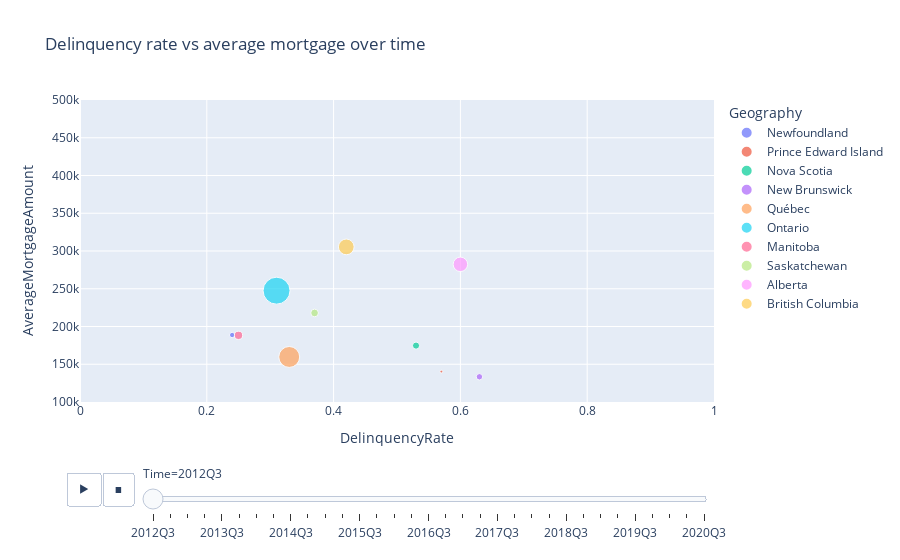

Notebook source saved alongside this figure:
### Code cell
region = data_pop_del_mort_df[data_pop_del_mort_df["Geography"]=="British Columbia"]
fig = px.scatter(data_frame=data_pop_del_mort_df,
          y = "AverageMortgageAmount",
          x = "DelinquencyRate",
          size= "PopulationSize",
          color= "Geography",
          animation_frame="Time",
           animation_group="Geography",
           title = "Delinquency rate vs average mortgage over time"
          )
fig.update_layout(yaxis_range=[100000,500000])
fig.update_layout(xaxis_range=[0,1])
fig.show()

### Figure 1 — Plotly figure (JSON) as saved in the notebook; plotly's stock layout.template omitted (floating-point values rounded to 4 significant figures)
{"data": [{"hovertemplate": "Geography=Newfoundland<br>Time=2012Q3<br>DelinquencyRate=%{x}<br>AverageMortgageAmount=%{y}<br>PopulationSize=%{marker.size}<extra></extra>", "ids": ["Newfoundland"], "legendgroup": "Newfoundland", "marker": {"color": "#636efa", "size": [526345], "sizemode": "area", "sizeref": 36840.0, "symbol": "circle"}, "mode": "markers", "name": "Newfoundland", "orientation": "v", "showlegend": true, "type": "scatter", "x": [0.24], "xaxis": "x", "y": [188732], "yaxis": "y"}, {"hovertemplate": "Geography=Prince Edward Island<br>Time=2012Q3<br>DelinquencyRate=%{x}<br>AverageMortgageAmount=%{y}<br>PopulationSize=%{marker.size}<extra></extra>", "ids": ["Prince Edward Island"], "legendgroup": "Prince Edward Island", "marker": {"color": "#EF553B", "size": [144530], "sizemode": "area", "sizeref": 36840.0, "symbol": "circle"}, "mode": "markers", "name": "Prince Edward Island", "orientation": "v", "showlegend": true, "type": "scatter", "x": [0.57], "xaxis": "x", "y": [140279], "yaxis": "y"}, {"hovertemplate": "Geography=Nova Scotia<br>Time=2012Q3<br>DelinquencyRate=%{x}<br>AverageMortgageAmount=%{y}<br>PopulationSize=%{marker.size}<extra></extra>", "ids": ["Nova Scotia"], "legendgroup": "Nova Scotia", "marker": {"color": "#00cc96", "size": [943635], "sizemode": "area", "sizeref": 36840.0, "symbol": "circle"}, "mode": "markers", "name": "Nova Scotia", "orientation": "v", "showlegend": true, "type": "scatter", "x": [0.53], "xaxis": "x", "y": [174688], "yaxis": "y"}, {"hovertemplate": "Geography=New Brunswick<br>Time=2012Q3<br>DelinquencyRate=%{x}<br>AverageMortgageAmount=%{y}<br>PopulationSize=%{marker.size}<extra></extra>", "ids": ["New Brunswick"], "legendgroup": "New Brunswick", "marker": {"color": "#ab63fa", "size": [758378], "sizemode": "area", "sizeref": 36840.0, "symbol": "circle"}, "mode": "markers", "name": "New Brunswick", "orientation": "v", "showlegend": true, "type": "scatter", "x": [0.63], "xaxis": "x", "y": [133390], "yaxis": "y"}, {"hovertemplate": "Geography=Québec<br>Time=2012Q3<br>DelinquencyRate=%{x}<br>AverageMortgageAmount=%{y}<br>PopulationSize=%{marker.size}<extra></extra>", "ids": ["Québec"], "legendgroup": "Québec", "marker": {"color": "#FFA15A", "size": [8061101], "sizemode": "area", "sizeref": 36840.0, "symbol": "circle"}, "mode": "markers", "name": "Québec", "orientation": "v", "showlegend": true, "type": "scatter", "x": [0.33], "xaxis": "x", "y": [159661], "yaxis": "y"}, {"hovertemplate": "Geography=Ontario<br>Time=2012Q3<br>DelinquencyRate=%{x}<br>AverageMortgageAmount=%{y}<br>PopulationSize=%{marker.size}<extra></extra>", "ids": ["Ontario"], "legendgroup": "Ontario", "marker": {"color": "#19d3f3", "size": [13390632], "sizemode": "area", "sizeref": 36840.0, "symbol": "circle"}, "mode": "markers", "name": "Ontario", "orientation": "v", "showlegend": true, "type": "scatter", "x": [0.31], "xaxis": "x", "y": [247455], "yaxis": "y"}, {"hovertemplate": "Geography=Manitoba<br>Time=2012Q3<br>DelinquencyRate=%{x}<br>AverageMortgageAmount=%{y}<br>PopulationSize=%{marker.size}<extra></extra>", "ids": ["Manitoba"], "legendgroup": "Manitoba", "marker": {"color": "#FF6692", "size": [1249975], "sizemode": "area", "sizeref": 36840.0, "symbol": "circle"}, "mode": "markers", "name": "Manitoba", "orientation": "v", "showlegend": true, "type": "scatter", "x": [0.25], "xaxis": "x", "y": [188298], "yaxis": "y"}, {"hovertemplate": "Geography=Saskatchewan<br>Time=2012Q3<br>DelinquencyRate=%{x}<br>AverageMortgageAmount=%{y}<br>PopulationSize=%{marker.size}<extra></extra>", "ids": ["Saskatchewan"], "legendgroup": "Saskatchewan", "marker": {"color": "#B6E880", "size": [1083755], "sizemode": "area", "sizeref": 36840.0, "symbol": "circle"}, "mode": "markers", "name": "Saskatchewan", "orientation": "v", "showlegend": true, "type": "scatter", "x": [0.37], "xaxis": "x", "y": [217945], "yaxis": "y"}, {"hovertemplate": "Geography=Alberta<br>Time=2012Q3<br>DelinquencyRate=%{x}<br>AverageMortgageAmount=%{y}<br>PopulationSize=%{marker.size}<extra></extra>", "ids": ["Alberta"], "legendgroup": "Alberta", "marker": {"color": "#FF97FF", "size": [3874548], "sizemode": "area", "sizeref": 36840.0, "symbol": "circle"}, "mode": "markers", "name": "Alberta", "orientation": "v", "showlegend": true, "type": "scatter", "x": [0.6], "xaxis": "x", "y": [282371], "yaxis": "y"}, {"hovertemplate": "Geography=British Columbia<br>Time=2012Q3<br>DelinquencyRate=%{x}<br>AverageMortgageAmount=%{y}<br>PopulationSize=%{marker.size}<extra></extra>", "ids": ["British Columbia"], "legendgroup": "British Columbia", "marker": {"color": "#FECB52", "size": [4566769], "sizemode": "area", "sizeref": 36840.0, "symbol": "circle"}, "mode": "markers", "name": "British Columbia", "orientation": "v", "showlegend": true, "type": "scatter", "x": [0.42], "xaxis": "x", "y": [305427], "yaxis": "y"}], "layout": {"legend": {"itemsizing": "constant", "title": {"text": "Geography"}, "tracegroupgap": 0}, "sliders": [{"active": 0, "currentvalue": {"prefix": "Time="}, "len": 0.9, "pad": {"b": 10, "t": 60}, "steps": [{"args": [["2012Q3"], {"frame": {"duration": 0, "redraw": false}, "fromcurrent": true, "mode": "immediate", "transition": {"duration": 0, "easing": "linear"}}], "label": "2012Q3", "method": "animate"}, {"args": [["2012Q4"], {"frame": {"duration": 0, "redraw": false}, "fromcurrent": true, "mode": "immediate", "transition": {"duration": 0, "easing": "linear"}}], "label": "2012Q4", "method": "animate"}, {"args": [["2013Q1"], {"frame": {"duration": 0, "redraw": false}, "fromcurrent": true, "mode": "immediate", "transition": {"duration": 0, "easing": "linear"}}], "label": "2013Q1", "method": "animate"}, {"args": [["2013Q2"], {"frame": {"duration": 0, "redraw": false}, "fromcurrent": true, "mode": "immediate", "transition": {"duration": 0, "easing": "linear"}}], "label": "2013Q2", "method": "animate"}, {"args": [["2013Q3"], {"frame": {"duration": 0, "redraw": false}, "fromcurrent": true, "mode": "immediate", "transition": {"duration": 0, "easing": "linear"}}], "label": "2013Q3", "method": "animate"}, {"args": [["2013Q4"], {"frame": {"duration": 0, "redraw": false}, "fromcurrent": true, "mode": "immediate", "transition": {"duration": 0, "easing": "linear"}}], "label": "2013Q4", "method": "animate"}, {"args": [["2014Q1"], {"frame": {"duration": 0, "redraw": false}, "fromcurrent": true, "mode": "immediate", "transition": {"duration": 0, "easing": "linear"}}], "label": "2014Q1", "method": "animate"}, {"args": [["2014Q2"], {"frame": {"duration": 0, "redraw": false}, "fromcurrent": true, "mode": "immediate", "transition": {"duration": 0, "easing": "linear"}}], "label": "2014Q2", "method": "animate"}, {"args": [["2014Q3"], {"frame": {"duration": 0, "redraw": false}, "fromcurrent": true, "mode": "immediate", "transition": {"duration": 0, "easing": "linear"}}], "label": "2014Q3", "method": "animate"}, {"args": [["2014Q4"], {"frame": {"duration": 0, "redraw": false}, "fromcurrent": true, "mode": "immediate", "transition": {"duration": 0, "easing": "linear"}}], "label": "2014Q4", "method": "animate"}, {"args": [["2015Q1"], {"frame": {"duration": 0, "redraw": false}, "fromcurrent": true, "mode": "immediate", "transition": {"duration": 0, "easing": "linear"}}], "label": "2015Q1", "method": "animate"}, {"args": [["2015Q2"], {"frame": {"duration": 0, "redraw": false}, "fromcurrent": true, "mode": "immediate", "transition": {"duration": 0, "easing": "linear"}}], "label": "2015Q2", "method": "animate"}, {"args": [["2015Q3"], {"frame": {"duration": 0, "redraw": false}, "fromcurrent": true, "mode": "immediate", "transition": {"duration": 0, "easing": "linear"}}], "label": "2015Q3", "method": "animate"}, {"args": [["2015Q4"], {"frame": {"duration": 0, "redraw": false}, "fromcurrent": true, "mode": "immediate", "transition": {"duration": 0, "easing": "linear"}}], "label": "2015Q4", "method": "animate"}, {"args": [["2016Q1"], {"frame": {"duration": 0, "redraw": false}, "fromcurrent": true, "mode": "immediate", "transition": {"duration": 0, "easing": "linear"}}], "label": "2016Q1", "method": "animate"}, {"args": [["2016Q2"], {"frame": {"duration": 0, "redraw": false}, "fromcurrent": true, "mode": "immediate", "transition": {"duration": 0, "easing": "linear"}}], "label": "2016Q2", "method": "animate"}, {"args": [["2016Q3"], {"frame": {"duration": 0, "redraw": false}, "fromcurrent": true, "mode": "immediate", "transition": {"duration": 0, "easing": "linear"}}], "label": "2016Q3", "method": "animate"}, {"args": [["2016Q4"], {"frame": {"duration": 0, "redraw": false}, "fromcurrent": true, "mode": "immediate", "transition": {"duration": 0, "easing": "linear"}}], "label": "2016Q4", "method": "animate"}, {"args": [["2017Q1"], {"frame": {"duration": 0, "redraw": false}, "fromcurrent": true, "mode": "immediate", "transition": {"duration": 0, "easing": "linear"}}], "label": "2017Q1", "method": "animate"}, {"args": [["2017Q2"], {"frame": {"duration": 0, "redraw": false}, "fromcurrent": true, "mode": "immediate", "transition": {"duration": 0, "easing": "linear"}}], "label": "2017Q2", "method": "animate"}, {"args": [["2017Q3"], {"frame": {"duration": 0, "redraw": false}, "fromcurrent": true, "mode": "immediate", "transition": {"duration": 0, "easing": "linear"}}], "label": "2017Q3", "method": "animate"}, {"args": [["2017Q4"], {"frame": {"duration": 0, "redraw": false}, "fromcurrent": true, "mode": "immediate", "transition": {"duration": 0, "easing": "linear"}}], "label": "2017Q4", "method": "animate"}, {"args": [["2018Q1"], {"frame": {"duration": 0, "redraw": false}, "fromcurrent": true, "mode": "immediate", "transition": {"duration": 0, "easing": "linear"}}], "label": "2018Q1", "method": "animate"}, {"args": [["2018Q2"], {"frame": {"duration": 0, "redraw": false}, "fromcurrent": true, "mode": "immediate", "transition": {"duration": 0, "easing": "linear"}}], "label": "2018Q2", "method": "animate"}, {"args": [["2018Q3"], {"frame": {"duration": 0, "redraw": false}, "fromcurrent": true, "mode": "immediate", "transition": {"duration": 0, "easing": "linear"}}], "label": "2018Q3", "method": "animate"}, {"args": [["2018Q4"], {"frame": {"duration": 0, "redraw": false}, "fromcurrent": true, "mode": "immediate", "transition": {"duration": 0, "easing": "linear"}}], "label": "2018Q4", "method": "animate"}, {"args": [["2019Q1"], {"frame": {"duration": 0, "redraw": false}, "fromcurrent": true, "mode": "immediate", "transition": {"duration": 0, "easing": "linear"}}], "label": "2019Q1", "method": "animate"}, {"args": [["2019Q2"], {"frame": {"duration": 0, "redraw": false}, "fromcurrent": true, "mode": "immediate", "transition": {"duration": 0, "easing": "linear"}}], "label": "2019Q2", "method": "animate"}, {"args": [["2019Q3"], {"frame": {"duration": 0, "redraw": false}, "fromcurrent": true, "mode": "immediate", "transition": {"duration": 0, "easing": "linear"}}], "label": "2019Q3", "method": "animate"}, {"args": [["2019Q4"], {"frame": {"duration": 0, "redraw": false}, "fromcurrent": true, "mode": "immediate", "transition": {"duration": 0, "easing": "linear"}}], "label": "2019Q4", "method": "animate"}, {"args": [["2020Q1"], {"frame": {"duration": 0, "redraw": false}, "fromcurrent": true, "mode": "immediate", "transition": {"duration": 0, "easing": "linear"}}], "label": "2020Q1", "method": "animate"}, {"args": [["2020Q2"], {"frame": {"duration": 0, "redraw": false}, "fromcurrent": true, "mode": "immediate", "transition": {"duration": 0, "easing": "linear"}}], "label": "2020Q2", "method": "animate"}, {"args": [["2020Q3"], {"frame": {"duration": 0, "redraw": false}, "fromcurrent": true, "mode": "immediate", "transition": {"duration": 0, "easing": "linear"}}], "label": "2020Q3", "method": "animate"}], "x": 0.1, "xanchor": "left", "y": 0, "yanchor": "top"}], "title": {"text": "Delinquency rate vs average mortgage over time"}, "updatemenus": [{"buttons": [{"args": [null, {"frame": {"duration": 500, "redraw": false}, "fromcurrent": true, "mode": "immediate", "transition": {"duration": 500, "easing": "linear"}}], "label": "&#9654;", "method": "animate"}, {"args": [[null], {"frame": {"duration": 0, "redraw": false}, "fromcurrent": true, "mode": "immediate", "transition": {"duration": 0, "easing": "linear"}}], "label": "&#9724;", "method": "animate"}], "direction": "left", "pad": {"r": 10, "t": 70}, "showactive": false, "type": "buttons", "x": 0.1, "xanchor": "right", "y": 0, "yanchor": "top"}], "xaxis": {"anchor": "y", "domain": [0, 1], "range": [0, 1], "title": {"text": "DelinquencyRate"}}, "yaxis": {"anchor": "x", "domain": [0, 1], "range": [100000, 500000], "title": {"text": "AverageMortgageAmount"}}}}
